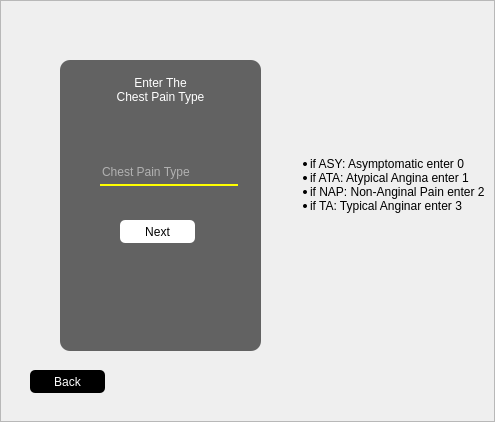
<?xml version="1.0" encoding="UTF-8"?>
<ui version="4.0">
 <class>Form</class>
 <widget class="QWidget" name="Form">
  <property name="geometry">
   <rect>
    <x>0</x>
    <y>0</y>
    <width>495</width>
    <height>422</height>
   </rect>
  </property>
  <property name="windowTitle">
   <string>Form</string>
  </property>
  <widget class="QFrame" name="frame">
   <property name="geometry">
    <rect>
     <x>0</x>
     <y>0</y>
     <width>495</width>
     <height>422</height>
    </rect>
   </property>
   <property name="frameShape">
    <enum>QFrame::StyledPanel</enum>
   </property>
   <property name="frameShadow">
    <enum>QFrame::Raised</enum>
   </property>
   <widget class="QLabel" name="label">
    <property name="geometry">
     <rect>
      <x>0</x>
      <y>0</y>
      <width>495</width>
      <height>422</height>
     </rect>
    </property>
    <property name="styleSheet">
     <string notr="true">background-image: url(Untitled.jpg);</string>
    </property>
    <property name="text">
     <string/>
    </property>
   </widget>
   <widget class="QLabel" name="label_2">
    <property name="geometry">
     <rect>
      <x>60</x>
      <y>60</y>
      <width>201</width>
      <height>291</height>
     </rect>
    </property>
    <property name="styleSheet">
     <string notr="true">background-color:rgb(0,0,0,150);
color: rgb(255, 255, 255);
border-radius:10px;</string>
    </property>
    <property name="text">
     <string/>
    </property>
   </widget>
   <widget class="QLabel" name="label_3">
    <property name="geometry">
     <rect>
      <x>100</x>
      <y>70</y>
      <width>121</width>
      <height>41</height>
     </rect>
    </property>
    <property name="styleSheet">
     <string notr="true">font: 75 12pt &quot;MS Shell Dlg 2&quot;;
color: rgb(255, 255, 255);</string>
    </property>
    <property name="text">
     <string>&lt;html&gt;&lt;head/&gt;&lt;body&gt;&lt;p align=&quot;center&quot;&gt;Enter The &lt;br/&gt;Chest Pain Type&lt;/p&gt;&lt;/body&gt;&lt;/html&gt;</string>
    </property>
   </widget>
   <widget class="QLineEdit" name="chestpain">
    <property name="geometry">
     <rect>
      <x>100</x>
      <y>160</y>
      <width>138</width>
      <height>26</height>
     </rect>
    </property>
    <property name="styleSheet">
     <string notr="true">color:rgb(255, 255, 255);
border:none;
background-color:rgb(0,0,0,0);
border-bottom:2px solid rgb(255, 255, 0);</string>
    </property>
    <property name="placeholderText">
     <string>Chest Pain Type</string>
    </property>
   </widget>
   <widget class="QPushButton" name="next3">
    <property name="geometry">
     <rect>
      <x>120</x>
      <y>220</y>
      <width>75</width>
      <height>23</height>
     </rect>
    </property>
    <property name="styleSheet">
     <string notr="true">background-color:rgb(255,255,255,255);
border-radius:5px;</string>
    </property>
    <property name="text">
     <string>Next</string>
    </property>
   </widget>
   <widget class="QPushButton" name="back3">
    <property name="geometry">
     <rect>
      <x>30</x>
      <y>370</y>
      <width>75</width>
      <height>23</height>
     </rect>
    </property>
    <property name="styleSheet">
     <string notr="true">background-color:rgb(0,0,0);
border-radius:5px;
color:rgb(255,255,255,255);</string>
    </property>
    <property name="text">
     <string>Back</string>
    </property>
   </widget>
   <widget class="QLabel" name="label_4">
    <property name="geometry">
     <rect>
      <x>270</x>
      <y>120</y>
      <width>321</width>
      <height>131</height>
     </rect>
    </property>
    <property name="styleSheet">
     <string notr="true">background-image: url(df.jpg);
font: 75 9pt &quot;MS Shell Dlg 2&quot;;</string>
    </property>
    <property name="text">
     <string>&lt;ul&gt;&lt;li&gt;if ASY: Asymptomatic enter 0&lt;/li&gt;&lt;li&gt;if ATA: Atypical Angina enter 1&lt;/li&gt;&lt;li&gt;if NAP: Non-Anginal Pain enter 2&lt;/li&gt;&lt;li&gt;if TA: Typical Anginar enter 3&lt;/li&gt;&lt;/ul&gt; </string>
    </property>
   </widget>
  </widget>
 </widget>
 <resources>
  <include location="res.qrc"/>
 </resources>
 <connections/>
</ui>
